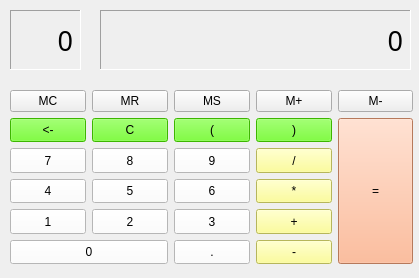
<?xml version="1.0" encoding="UTF-8"?>
<ui version="4.0">
 <class>MainWindow</class>
 <widget class="QMainWindow" name="MainWindow">
  <property name="geometry">
   <rect>
    <x>0</x>
    <y>0</y>
    <width>419</width>
    <height>278</height>
   </rect>
  </property>
  <property name="windowTitle">
   <string>계산기</string>
  </property>
  <property name="toolButtonStyle">
   <enum>Qt::ToolButtonIconOnly</enum>
  </property>
  <property name="animated">
   <bool>false</bool>
  </property>
  <widget class="QWidget" name="centralwidget">
   <widget class="QLabel" name="lblDisp">
    <property name="geometry">
     <rect>
      <x>100</x>
      <y>10</y>
      <width>311</width>
      <height>60</height>
     </rect>
    </property>
    <property name="sizePolicy">
     <sizepolicy hsizetype="Preferred" vsizetype="Fixed">
      <horstretch>0</horstretch>
      <verstretch>0</verstretch>
     </sizepolicy>
    </property>
    <property name="minimumSize">
     <size>
      <width>0</width>
      <height>60</height>
     </size>
    </property>
    <property name="maximumSize">
     <size>
      <width>16777215</width>
      <height>60</height>
     </size>
    </property>
    <property name="font">
     <font>
      <family>굴림</family>
      <pointsize>20</pointsize>
      <weight>50</weight>
      <italic>false</italic>
      <bold>false</bold>
     </font>
    </property>
    <property name="styleSheet">
     <string notr="true">font: 20pt &quot;굴림&quot;;</string>
    </property>
    <property name="frameShape">
     <enum>QFrame::Panel</enum>
    </property>
    <property name="frameShadow">
     <enum>QFrame::Sunken</enum>
    </property>
    <property name="text">
     <string>0</string>
    </property>
    <property name="alignment">
     <set>Qt::AlignRight|Qt::AlignTrailing|Qt::AlignVCenter</set>
    </property>
   </widget>
   <widget class="QLabel" name="lblDisp2">
    <property name="geometry">
     <rect>
      <x>10</x>
      <y>10</y>
      <width>71</width>
      <height>60</height>
     </rect>
    </property>
    <property name="sizePolicy">
     <sizepolicy hsizetype="Preferred" vsizetype="Fixed">
      <horstretch>0</horstretch>
      <verstretch>0</verstretch>
     </sizepolicy>
    </property>
    <property name="minimumSize">
     <size>
      <width>0</width>
      <height>60</height>
     </size>
    </property>
    <property name="maximumSize">
     <size>
      <width>16777215</width>
      <height>60</height>
     </size>
    </property>
    <property name="font">
     <font>
      <family>굴림</family>
      <pointsize>20</pointsize>
      <weight>50</weight>
      <italic>false</italic>
      <bold>false</bold>
     </font>
    </property>
    <property name="styleSheet">
     <string notr="true">font: 20pt &quot;굴림&quot;;</string>
    </property>
    <property name="frameShape">
     <enum>QFrame::Panel</enum>
    </property>
    <property name="frameShadow">
     <enum>QFrame::Sunken</enum>
    </property>
    <property name="text">
     <string>0</string>
    </property>
    <property name="alignment">
     <set>Qt::AlignRight|Qt::AlignTrailing|Qt::AlignVCenter</set>
    </property>
   </widget>
   <widget class="QWidget" name="">
    <property name="geometry">
     <rect>
      <x>10</x>
      <y>90</y>
      <width>403</width>
      <height>174</height>
     </rect>
    </property>
    <layout class="QVBoxLayout" name="verticalLayout">
     <item>
      <layout class="QHBoxLayout" name="horizontalLayout">
       <item>
        <widget class="QPushButton" name="btnMC">
         <property name="text">
          <string>MC</string>
         </property>
         <attribute name="buttonGroup">
          <string notr="true">btnGroupMemory</string>
         </attribute>
        </widget>
       </item>
       <item>
        <widget class="QPushButton" name="btnMR">
         <property name="text">
          <string>MR</string>
         </property>
         <attribute name="buttonGroup">
          <string notr="true">btnGroupMemory</string>
         </attribute>
        </widget>
       </item>
       <item>
        <widget class="QPushButton" name="btnMS">
         <property name="text">
          <string>MS</string>
         </property>
         <attribute name="buttonGroup">
          <string notr="true">btnGroupMemory</string>
         </attribute>
        </widget>
       </item>
       <item>
        <widget class="QPushButton" name="btnMp">
         <property name="text">
          <string>M+</string>
         </property>
         <attribute name="buttonGroup">
          <string notr="true">btnGroupMemory</string>
         </attribute>
        </widget>
       </item>
       <item>
        <widget class="QPushButton" name="btnMm">
         <property name="text">
          <string>M-</string>
         </property>
         <attribute name="buttonGroup">
          <string notr="true">btnGroupMemory</string>
         </attribute>
        </widget>
       </item>
      </layout>
     </item>
     <item>
      <layout class="QGridLayout" name="gridLayout">
       <item row="2" column="0">
        <widget class="QPushButton" name="btn4">
         <property name="sizePolicy">
          <sizepolicy hsizetype="Minimum" vsizetype="Minimum">
           <horstretch>0</horstretch>
           <verstretch>0</verstretch>
          </sizepolicy>
         </property>
         <property name="styleSheet">
          <string notr="true">font: 11pt &quot;HY견고딕&quot;;
background-color: rgb(255, 255, 255);</string>
         </property>
         <property name="text">
          <string>4</string>
         </property>
         <attribute name="buttonGroup">
          <string notr="true">btnGroupDisp</string>
         </attribute>
        </widget>
       </item>
       <item row="1" column="1">
        <widget class="QPushButton" name="btn8">
         <property name="sizePolicy">
          <sizepolicy hsizetype="Minimum" vsizetype="Minimum">
           <horstretch>0</horstretch>
           <verstretch>0</verstretch>
          </sizepolicy>
         </property>
         <property name="styleSheet">
          <string notr="true">font: 11pt &quot;HY견고딕&quot;;
background-color: rgb(255, 255, 255);</string>
         </property>
         <property name="text">
          <string>8</string>
         </property>
         <attribute name="buttonGroup">
          <string notr="true">btnGroupDisp</string>
         </attribute>
        </widget>
       </item>
       <item row="0" column="4" rowspan="5">
        <widget class="QPushButton" name="btnResult">
         <property name="sizePolicy">
          <sizepolicy hsizetype="Minimum" vsizetype="Minimum">
           <horstretch>0</horstretch>
           <verstretch>0</verstretch>
          </sizepolicy>
         </property>
         <property name="styleSheet">
          <string notr="true">font: 11pt &quot;HY견고딕&quot;;
background-color: rgb(255, 170, 127);</string>
         </property>
         <property name="text">
          <string>=</string>
         </property>
         <attribute name="buttonGroup">
          <string notr="true">btnGroupOp</string>
         </attribute>
        </widget>
       </item>
       <item row="4" column="2">
        <widget class="QPushButton" name="btnDot">
         <property name="sizePolicy">
          <sizepolicy hsizetype="Minimum" vsizetype="Minimum">
           <horstretch>0</horstretch>
           <verstretch>0</verstretch>
          </sizepolicy>
         </property>
         <property name="styleSheet">
          <string notr="true">font: 11pt &quot;HY견고딕&quot;;
background-color: rgb(255, 255, 255);</string>
         </property>
         <property name="text">
          <string>.</string>
         </property>
         <attribute name="buttonGroup">
          <string notr="true">btnGroupDisp</string>
         </attribute>
        </widget>
       </item>
       <item row="0" column="0">
        <widget class="QPushButton" name="btnBack">
         <property name="sizePolicy">
          <sizepolicy hsizetype="Minimum" vsizetype="Minimum">
           <horstretch>0</horstretch>
           <verstretch>0</verstretch>
          </sizepolicy>
         </property>
         <property name="styleSheet">
          <string notr="true">font: 11pt &quot;HY견고딕&quot;;
background-color: rgb(85, 255, 0);</string>
         </property>
         <property name="text">
          <string>&lt;-</string>
         </property>
         <attribute name="buttonGroup">
          <string notr="true">btnGroupOp</string>
         </attribute>
        </widget>
       </item>
       <item row="2" column="3">
        <widget class="QPushButton" name="btnMul">
         <property name="sizePolicy">
          <sizepolicy hsizetype="Minimum" vsizetype="Minimum">
           <horstretch>0</horstretch>
           <verstretch>0</verstretch>
          </sizepolicy>
         </property>
         <property name="styleSheet">
          <string notr="true">font: 11pt &quot;HY견고딕&quot;;
background-color: rgb(255, 255, 127);</string>
         </property>
         <property name="text">
          <string>*</string>
         </property>
         <attribute name="buttonGroup">
          <string notr="true">btnGroupDisp</string>
         </attribute>
        </widget>
       </item>
       <item row="1" column="3">
        <widget class="QPushButton" name="btnDivide">
         <property name="sizePolicy">
          <sizepolicy hsizetype="Minimum" vsizetype="Minimum">
           <horstretch>0</horstretch>
           <verstretch>0</verstretch>
          </sizepolicy>
         </property>
         <property name="styleSheet">
          <string notr="true">font: 11pt &quot;HY견고딕&quot;;
background-color: rgb(255, 255, 127);</string>
         </property>
         <property name="text">
          <string>/</string>
         </property>
         <attribute name="buttonGroup">
          <string notr="true">btnGroupDisp</string>
         </attribute>
        </widget>
       </item>
       <item row="2" column="1">
        <widget class="QPushButton" name="btn5">
         <property name="sizePolicy">
          <sizepolicy hsizetype="Minimum" vsizetype="Minimum">
           <horstretch>0</horstretch>
           <verstretch>0</verstretch>
          </sizepolicy>
         </property>
         <property name="styleSheet">
          <string notr="true">font: 11pt &quot;HY견고딕&quot;;
background-color: rgb(255, 255, 255);</string>
         </property>
         <property name="text">
          <string>5</string>
         </property>
         <attribute name="buttonGroup">
          <string notr="true">btnGroupDisp</string>
         </attribute>
        </widget>
       </item>
       <item row="2" column="2">
        <widget class="QPushButton" name="btn6">
         <property name="sizePolicy">
          <sizepolicy hsizetype="Minimum" vsizetype="Minimum">
           <horstretch>0</horstretch>
           <verstretch>0</verstretch>
          </sizepolicy>
         </property>
         <property name="styleSheet">
          <string notr="true">font: 11pt &quot;HY견고딕&quot;;
background-color: rgb(255, 255, 255);</string>
         </property>
         <property name="text">
          <string>6</string>
         </property>
         <attribute name="buttonGroup">
          <string notr="true">btnGroupDisp</string>
         </attribute>
        </widget>
       </item>
       <item row="0" column="2">
        <widget class="QPushButton" name="btnl">
         <property name="sizePolicy">
          <sizepolicy hsizetype="Minimum" vsizetype="Minimum">
           <horstretch>0</horstretch>
           <verstretch>0</verstretch>
          </sizepolicy>
         </property>
         <property name="styleSheet">
          <string notr="true">font: 11pt &quot;HY견고딕&quot;;
background-color: rgb(85, 255, 0);</string>
         </property>
         <property name="text">
          <string>(</string>
         </property>
         <attribute name="buttonGroup">
          <string notr="true">btnGroupDisp</string>
         </attribute>
        </widget>
       </item>
       <item row="0" column="3">
        <widget class="QPushButton" name="btnr">
         <property name="sizePolicy">
          <sizepolicy hsizetype="Minimum" vsizetype="Minimum">
           <horstretch>0</horstretch>
           <verstretch>0</verstretch>
          </sizepolicy>
         </property>
         <property name="styleSheet">
          <string notr="true">font: 11pt &quot;HY견고딕&quot;;
background-color: rgb(85, 255, 0);</string>
         </property>
         <property name="text">
          <string>)</string>
         </property>
         <attribute name="buttonGroup">
          <string notr="true">btnGroupDisp</string>
         </attribute>
        </widget>
       </item>
       <item row="0" column="1">
        <widget class="QPushButton" name="btnC">
         <property name="sizePolicy">
          <sizepolicy hsizetype="Minimum" vsizetype="Minimum">
           <horstretch>0</horstretch>
           <verstretch>0</verstretch>
          </sizepolicy>
         </property>
         <property name="styleSheet">
          <string notr="true">font: 11pt &quot;HY견고딕&quot;;
background-color: rgb(85, 255, 0);</string>
         </property>
         <property name="text">
          <string>C</string>
         </property>
         <attribute name="buttonGroup">
          <string notr="true">btnGroupOp</string>
         </attribute>
        </widget>
       </item>
       <item row="1" column="2">
        <widget class="QPushButton" name="btn9">
         <property name="sizePolicy">
          <sizepolicy hsizetype="Minimum" vsizetype="Minimum">
           <horstretch>0</horstretch>
           <verstretch>0</verstretch>
          </sizepolicy>
         </property>
         <property name="styleSheet">
          <string notr="true">font: 11pt &quot;HY견고딕&quot;;
background-color: rgb(255, 255, 255);</string>
         </property>
         <property name="text">
          <string>9</string>
         </property>
         <attribute name="buttonGroup">
          <string notr="true">btnGroupDisp</string>
         </attribute>
        </widget>
       </item>
       <item row="1" column="0">
        <widget class="QPushButton" name="btn7">
         <property name="sizePolicy">
          <sizepolicy hsizetype="Minimum" vsizetype="Minimum">
           <horstretch>0</horstretch>
           <verstretch>0</verstretch>
          </sizepolicy>
         </property>
         <property name="styleSheet">
          <string notr="true">font: 11pt &quot;HY견고딕&quot;;
background-color: rgb(255, 255, 255);</string>
         </property>
         <property name="text">
          <string>7</string>
         </property>
         <attribute name="buttonGroup">
          <string notr="true">btnGroupDisp</string>
         </attribute>
        </widget>
       </item>
       <item row="3" column="0">
        <widget class="QPushButton" name="btn1">
         <property name="sizePolicy">
          <sizepolicy hsizetype="Minimum" vsizetype="Minimum">
           <horstretch>0</horstretch>
           <verstretch>0</verstretch>
          </sizepolicy>
         </property>
         <property name="styleSheet">
          <string notr="true">font: 11pt &quot;HY견고딕&quot;;
background-color: rgb(255, 255, 255);</string>
         </property>
         <property name="text">
          <string>1</string>
         </property>
         <attribute name="buttonGroup">
          <string notr="true">btnGroupDisp</string>
         </attribute>
        </widget>
       </item>
       <item row="3" column="1">
        <widget class="QPushButton" name="btn2">
         <property name="sizePolicy">
          <sizepolicy hsizetype="Minimum" vsizetype="Minimum">
           <horstretch>0</horstretch>
           <verstretch>0</verstretch>
          </sizepolicy>
         </property>
         <property name="styleSheet">
          <string notr="true">font: 11pt &quot;HY견고딕&quot;;
background-color: rgb(255, 255, 255);</string>
         </property>
         <property name="text">
          <string>2</string>
         </property>
         <attribute name="buttonGroup">
          <string notr="true">btnGroupDisp</string>
         </attribute>
        </widget>
       </item>
       <item row="3" column="2">
        <widget class="QPushButton" name="btn3">
         <property name="sizePolicy">
          <sizepolicy hsizetype="Minimum" vsizetype="Minimum">
           <horstretch>0</horstretch>
           <verstretch>0</verstretch>
          </sizepolicy>
         </property>
         <property name="styleSheet">
          <string notr="true">font: 11pt &quot;HY견고딕&quot;;
background-color: rgb(255, 255, 255);</string>
         </property>
         <property name="text">
          <string>3</string>
         </property>
         <attribute name="buttonGroup">
          <string notr="true">btnGroupDisp</string>
         </attribute>
        </widget>
       </item>
       <item row="3" column="3">
        <widget class="QPushButton" name="btnPlus">
         <property name="sizePolicy">
          <sizepolicy hsizetype="Minimum" vsizetype="Minimum">
           <horstretch>0</horstretch>
           <verstretch>0</verstretch>
          </sizepolicy>
         </property>
         <property name="styleSheet">
          <string notr="true">font: 11pt &quot;HY견고딕&quot;;
background-color: rgb(255, 255, 127);</string>
         </property>
         <property name="text">
          <string>+</string>
         </property>
         <attribute name="buttonGroup">
          <string notr="true">btnGroupDisp</string>
         </attribute>
        </widget>
       </item>
       <item row="4" column="0" colspan="2">
        <widget class="QPushButton" name="btn0">
         <property name="sizePolicy">
          <sizepolicy hsizetype="Minimum" vsizetype="Minimum">
           <horstretch>0</horstretch>
           <verstretch>0</verstretch>
          </sizepolicy>
         </property>
         <property name="styleSheet">
          <string notr="true">font: 11pt &quot;HY견고딕&quot;;
background-color: rgb(255, 255, 255);</string>
         </property>
         <property name="text">
          <string>0</string>
         </property>
         <attribute name="buttonGroup">
          <string notr="true">btnGroupDisp</string>
         </attribute>
        </widget>
       </item>
       <item row="4" column="3">
        <widget class="QPushButton" name="btnMinus">
         <property name="sizePolicy">
          <sizepolicy hsizetype="Minimum" vsizetype="Minimum">
           <horstretch>0</horstretch>
           <verstretch>0</verstretch>
          </sizepolicy>
         </property>
         <property name="styleSheet">
          <string notr="true">font: 11pt &quot;HY견고딕&quot;;
background-color: rgb(255, 255, 127);</string>
         </property>
         <property name="text">
          <string>-</string>
         </property>
         <attribute name="buttonGroup">
          <string notr="true">btnGroupDisp</string>
         </attribute>
        </widget>
       </item>
      </layout>
     </item>
    </layout>
   </widget>
  </widget>
 </widget>
 <resources/>
 <connections/>
 <buttongroups>
  <buttongroup name="btnGroupDisp"/>
  <buttongroup name="btnGroupOp"/>
  <buttongroup name="btnGroupMemory"/>
 </buttongroups>
</ui>
